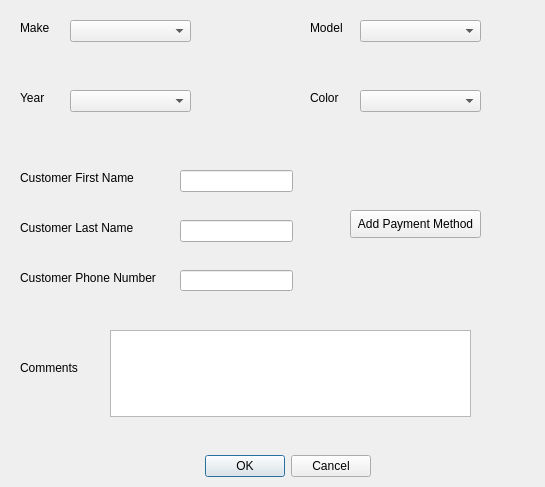
<?xml version="1.0" encoding="UTF-8"?>
<ui version="4.0">
 <class>Dialog</class>
 <widget class="QDialog" name="Dialog">
  <property name="geometry">
   <rect>
    <x>0</x>
    <y>0</y>
    <width>545</width>
    <height>487</height>
   </rect>
  </property>
  <property name="windowTitle">
   <string>Dialog</string>
  </property>
  <widget class="QDialogButtonBox" name="buttonBox">
   <property name="geometry">
    <rect>
     <x>30</x>
     <y>450</y>
     <width>341</width>
     <height>32</height>
    </rect>
   </property>
   <property name="orientation">
    <enum>Qt::Horizontal</enum>
   </property>
   <property name="standardButtons">
    <set>QDialogButtonBox::Cancel|QDialogButtonBox::Ok</set>
   </property>
  </widget>
  <widget class="QLabel" name="label_2">
   <property name="geometry">
    <rect>
     <x>20</x>
     <y>170</y>
     <width>141</width>
     <height>16</height>
    </rect>
   </property>
   <property name="text">
    <string>Customer First Name</string>
   </property>
  </widget>
  <widget class="QLabel" name="label_3">
   <property name="geometry">
    <rect>
     <x>20</x>
     <y>270</y>
     <width>151</width>
     <height>16</height>
    </rect>
   </property>
   <property name="text">
    <string>Customer Phone Number</string>
   </property>
  </widget>
  <widget class="QLabel" name="label_4">
   <property name="geometry">
    <rect>
     <x>20</x>
     <y>360</y>
     <width>71</width>
     <height>16</height>
    </rect>
   </property>
   <property name="text">
    <string>Comments</string>
   </property>
  </widget>
  <widget class="QLabel" name="label">
   <property name="geometry">
    <rect>
     <x>20</x>
     <y>20</y>
     <width>55</width>
     <height>16</height>
    </rect>
   </property>
   <property name="text">
    <string>Make</string>
   </property>
  </widget>
  <widget class="QLabel" name="label_5">
   <property name="geometry">
    <rect>
     <x>310</x>
     <y>20</y>
     <width>55</width>
     <height>16</height>
    </rect>
   </property>
   <property name="text">
    <string>Model</string>
   </property>
  </widget>
  <widget class="QLabel" name="label_6">
   <property name="geometry">
    <rect>
     <x>20</x>
     <y>90</y>
     <width>55</width>
     <height>16</height>
    </rect>
   </property>
   <property name="text">
    <string>Year</string>
   </property>
  </widget>
  <widget class="QLabel" name="label_7">
   <property name="geometry">
    <rect>
     <x>310</x>
     <y>90</y>
     <width>55</width>
     <height>16</height>
    </rect>
   </property>
   <property name="text">
    <string>Color</string>
   </property>
  </widget>
  <widget class="QLabel" name="label_8">
   <property name="geometry">
    <rect>
     <x>20</x>
     <y>220</y>
     <width>141</width>
     <height>16</height>
    </rect>
   </property>
   <property name="text">
    <string>Customer Last Name</string>
   </property>
  </widget>
  <widget class="QLineEdit" name="lineEdit">
   <property name="geometry">
    <rect>
     <x>180</x>
     <y>170</y>
     <width>113</width>
     <height>22</height>
    </rect>
   </property>
  </widget>
  <widget class="QLineEdit" name="lineEdit_2">
   <property name="geometry">
    <rect>
     <x>180</x>
     <y>270</y>
     <width>113</width>
     <height>21</height>
    </rect>
   </property>
  </widget>
  <widget class="QLineEdit" name="lineEdit_3">
   <property name="geometry">
    <rect>
     <x>180</x>
     <y>220</y>
     <width>113</width>
     <height>22</height>
    </rect>
   </property>
  </widget>
  <widget class="QPlainTextEdit" name="plainTextEdit">
   <property name="geometry">
    <rect>
     <x>110</x>
     <y>330</y>
     <width>361</width>
     <height>87</height>
    </rect>
   </property>
  </widget>
  <widget class="QComboBox" name="comboBox">
   <property name="geometry">
    <rect>
     <x>70</x>
     <y>20</y>
     <width>121</width>
     <height>22</height>
    </rect>
   </property>
  </widget>
  <widget class="QComboBox" name="comboBox_2">
   <property name="geometry">
    <rect>
     <x>70</x>
     <y>90</y>
     <width>121</width>
     <height>22</height>
    </rect>
   </property>
  </widget>
  <widget class="QComboBox" name="comboBox_3">
   <property name="geometry">
    <rect>
     <x>360</x>
     <y>90</y>
     <width>121</width>
     <height>22</height>
    </rect>
   </property>
  </widget>
  <widget class="QComboBox" name="comboBox_4">
   <property name="geometry">
    <rect>
     <x>360</x>
     <y>20</y>
     <width>121</width>
     <height>22</height>
    </rect>
   </property>
  </widget>
  <widget class="QPushButton" name="pushButton">
   <property name="geometry">
    <rect>
     <x>350</x>
     <y>210</y>
     <width>131</width>
     <height>28</height>
    </rect>
   </property>
   <property name="text">
    <string>Add Payment Method</string>
   </property>
  </widget>
 </widget>
 <resources/>
 <connections>
  <connection>
   <sender>buttonBox</sender>
   <signal>accepted()</signal>
   <receiver>Dialog</receiver>
   <slot>accept()</slot>
   <hints>
    <hint type="sourcelabel">
     <x>248</x>
     <y>254</y>
    </hint>
    <hint type="destinationlabel">
     <x>157</x>
     <y>274</y>
    </hint>
   </hints>
  </connection>
  <connection>
   <sender>buttonBox</sender>
   <signal>rejected()</signal>
   <receiver>Dialog</receiver>
   <slot>reject()</slot>
   <hints>
    <hint type="sourcelabel">
     <x>316</x>
     <y>260</y>
    </hint>
    <hint type="destinationlabel">
     <x>286</x>
     <y>274</y>
    </hint>
   </hints>
  </connection>
 </connections>
</ui>
